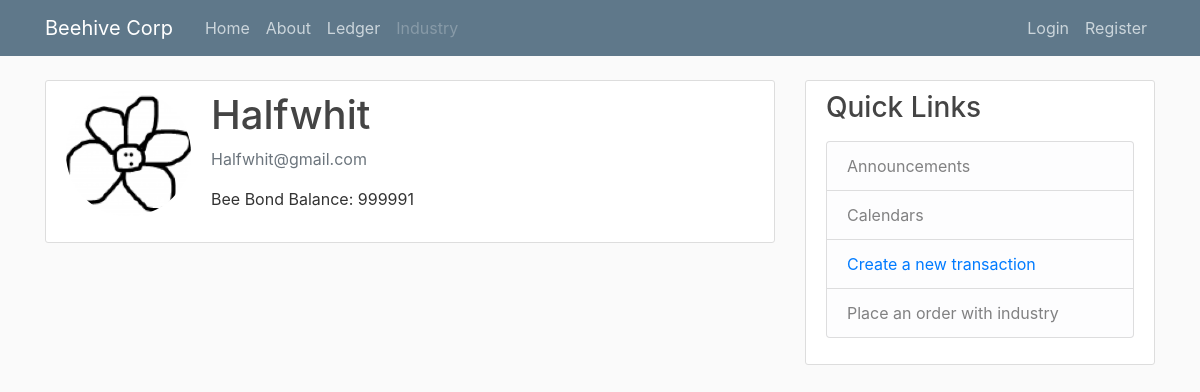
The page /profile/4/ on the database its author committed.
### users/models.py (models this page shows, shortened)
class Profile(models.Model):
    user = models.OneToOneField(User, on_delete=models.CASCADE)
    image = models.ImageField(default='default.jpg', upload_to='profile_pics')
    balance = models.IntegerField(default=0)

### users/views.py (the view)
# urls.py: path('profile/<int:pk>/', ProfileDetailView.as_view(), name='browse-profile'),
class ProfileDetailView(DetailView):
    model = Profile

### users/templates/users/profile_detail.html
{% extends "market/base.html" %}
{% block content %}
    <div class="content-section">
        <div class="media">
            <img class="rounded-circle account-img" src="{{ object.image.url }}">
            <div class="media-body">
                <h2 class="account-heading">{{ object.user.username }}</h2>
                <p class="text-secondary">{{ object.user.email }}</p>
                <p class="text">Bee Bond Balance: {{ object.balance }}</p>
            </div>
        </div>
    </div>
{% endblock content %}

### market/static/market/main.css (style rules this page uses)
body { background: #fafafa; color: #333333; margin-top: 5rem; }
h1, h2, h3, h4, h5, h6 { color: #444444; }
.content-section { background: #ffffff; padding: 10px 20px; border: 1px solid #dddddd; border-radius: 3px; margin-bottom: 20px; }
.account-img { height: 125px; width: 125px; margin-right: 20px; margin-bottom: 16px; }
.account-heading { font-size: 2.5rem; }

### rows shown on the page
Profile: image (picture), user.username "Halfwhit", user.email "Halfwhit@gmail.com", balance "999991"
